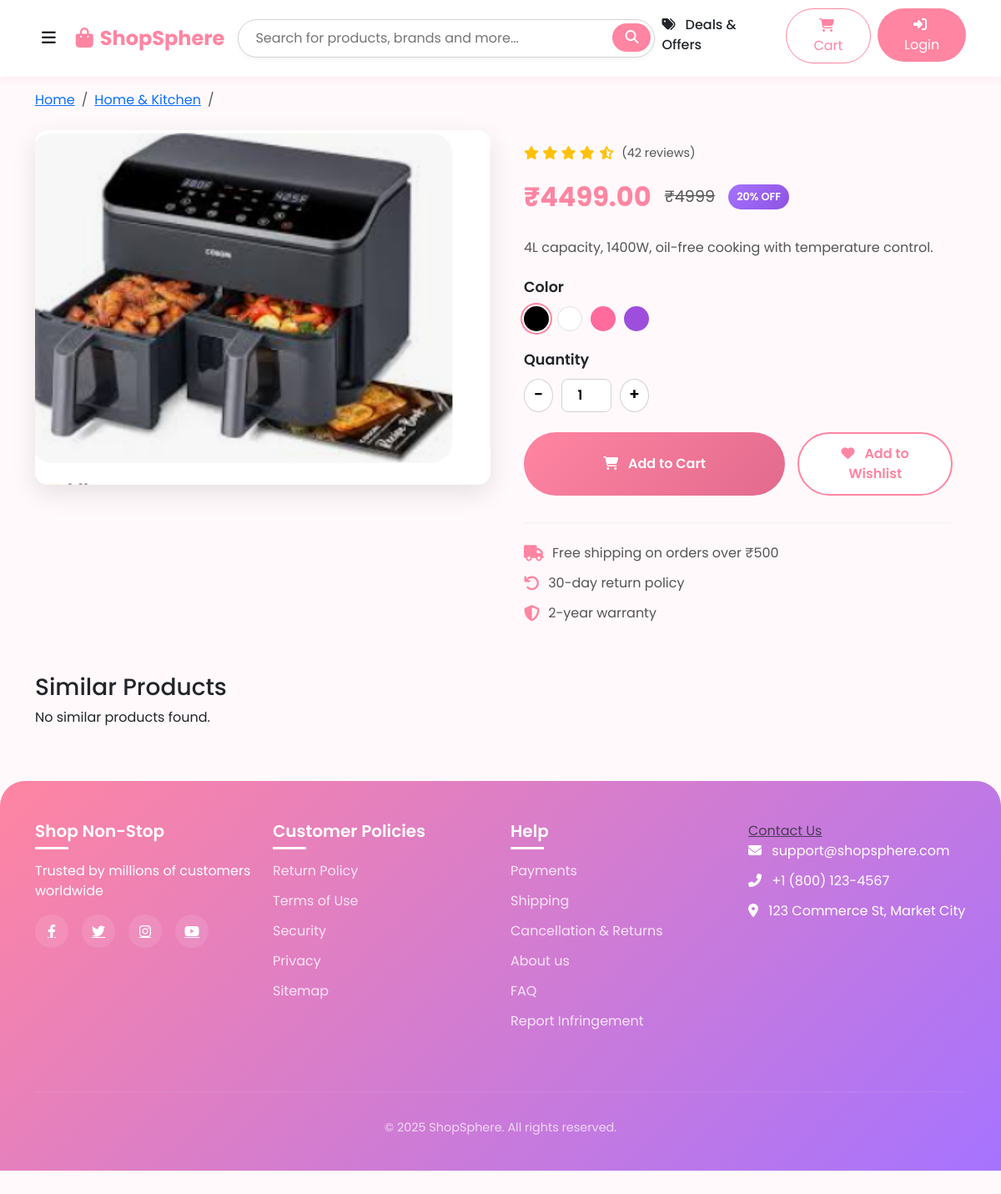
The page /product/9/ on the database its author committed.
### store/models.py (models this page shows, shortened)
class Product(models.Model):
    category = models.ForeignKey(Category, on_delete=models.CASCADE)
    title = models.CharField(max_length=100)
    description = models.TextField()
    price = models.DecimalField(max_digits=10, decimal_places=2)
    image = models.ImageField(upload_to='product_images/', null=True, blank=True)

class Category(models.Model):
    name = models.CharField(max_length=100)
    def __str__(self):
        return self.name

### store/views.py (the view, shortened to what this page needs)
# urls.py: path('product/<int:product_id>/', views.product_detail, name='product_detail'),
def product_detail(request, product_id):
    product = get_object_or_404(Product, id=product_id)
    reviews = product.reviews.all()
    avg_rating = reviews.aggregate(Avg('rating'))['rating__avg'] or 0
    review_count = reviews.count()
    if request.user.is_authenticated:
        UserActivity.objects.get_or_create(
            user=request.user,
            product=product,
            defaults={'activity_type': 'view'}
        )
        recommended_products = get_recommended_products(request.user, product)
    else:
        recommended_products = []
    return render(request, 'store/product_detail.html', {
        'product': product,
        'reviews': reviews,
        'avg_rating': round(avg_rating, 1),
        'review_count': review_count,
        'recommended_products': recommended_products
    })

### store/templates/store/product_detail.html (shortened to what this page needs)
{% extends 'store/base.html' %}
{% block content %}
<div class="container mt-5">
    <nav aria-label="breadcrumb" class="mb-4">
        <ol class="breadcrumb">
            <li class="breadcrumb-item"><a href="{% url 'home' %}">Home</a></li>
            <li class="breadcrumb-item"><a href="#">{{ product.category }}</a></li>
            <li class="breadcrumb-item active" aria-current="page">{{ product.name }}</li>
        </ol>
    </nav>
    <div class="row">
        <div class="col-md-6 mb-4">
            <div class="product-image-container">
                <div class="main-image-wrapper">
                    {% if product.image %}
                    <img src="{{ product.image.url }}" class="img-fluid rounded main-product-image"
                        alt="{{ product.name }}">
                    {% else %}
                    <img src="https://placeholder.pics/svg/600x600/DEDEDE-DEDEDE/777777/Product%20Image"
                        class="img-fluid rounded main-product-image" alt="{{ product.name }}">
                    {% endif %}
                </div>
            </div>
        </div>
        <div class="col-md-6">
            <div class="product-details">
                <div class="product-rating mb-3">
                    <div class="stars">
                        <i class="fas fa-star"></i>
                        <i class="fas fa-star"></i>
                        <i class="fas fa-star"></i>
                        <i class="fas fa-star"></i>
                        <i class="fas fa-star-half-alt"></i>
                    </div>
                    <span class="rating-count">(42 reviews)</span>
                </div>
                <div class="product-price mb-4">
                    <span class="current-price">₹{{ product.price }}</span>
                    <span class="original-price">₹{{ product.price|add:500 }}</span>
                    <span class="discount-badge">20% OFF</span>
                </div>
                <div class="product-description mb-4">
                    <p>{{ product.description }}</p>
                </div>
                <div class="product-colors mb-4">
                    <h5>Color</h5>
                    <div class="color-options">
                        <div class="color-option active" style="background-color: #000000;" data-color="Black"></div>
                        <div class="color-option" style="background-color: #FFFFFF; border: 1px solid #e0e0e0;"
                            data-color="White"></div>
                        <div class="color-option" style="background-color: #FF6B9D;" data-color="Pink"></div>
                        <div class="color-option" style="background-color: #9D4EDD;" data-color="Purple"></div>
                    </div>
                </div>
                <form method="POST" action="{% url 'add_to_cart' product.id %}" class="mb-4">
                    <div class="quantity-selector mb-3">
                        <h5>Quantity</h5>
                        <div class="quantity-control">
                            <button type="button" class="btn-quantity" id="decrease">-</button>
                            <input type="number" id="quantity" name="quantity" value="1" min="1" class="quantity-input"
                                required>
                            <button type="button" class="btn-quantity" id="increase">+</button>
                        </div>
                    </div>
                    <div class="product-actions">
                        <button type="submit" class="btn btn-add-to-cart">
                            <i class="fas fa-shopping-cart me-2"></i> Add to Cart
                        </button>
                        <a href="{% url 'add_to_wishlist' product.id %}" class="btn btn-wishlist-detail">
                            <i class="fas fa-heart me-2"></i> Add to Wishlist
                        </a>
                    </div>
                </form>
                <div class="product-features">
                    <div class="feature">
                        <i class="fas fa-truck"></i>
                        <span>Free shipping on orders over ₹500</span>
                    </div>
                    <div class="feature">
                        <i class="fas fa-undo"></i>
                        <span>30-day return policy</span>
                    </div>
                    <div class="feature">
                        <i class="fas fa-shield-alt"></i>
                        <span>2-year warranty</span>
                    </div>
                </div>
            </div>
        </div>
    </div>
    <div class="mt-5">
        <h3 class="section-title">Similar Products</h3>
        <div class="row">
            {% for related in related_products %}
            <div class="col-md-3 mb-4">
                <div class="card h-100 shadow-sm">
                    <a href="{% url 'product_detail' related.id %}">
                        {% if related.image %}
                        <img src="{{ related.image.url }}" class="card-img-top" alt="{{ related.name }}">
                        {% else %}
                        <img src="https://placeholder.pics/svg/300x300/DEDEDE-DEDEDE/777777/Product" class="card-img-top"
                            alt="{{ related.name }}">
                        {% endif %}
                    </a>
                    <div class="card-body">
                        <h5 class="card-title">{{ related.name }}</h5>
                        <p class="card-text">₹{{ related.price }}</p>
                        <a href="{% url 'product_detail' related.id %}" class="btn btn-sm btn-primary">View</a>
                    </div>
                </div>
            </div>
            {% empty %}
            <p>No similar products found.</p>
            {% endfor %}
        </div>
    </div>
</div>
{% endblock %}

### store/templates/store/base.html (style rules this page uses)
:root { --primary-color: #ff85a2; --primary-dark: #e26a8d; --accent-color: #a673ff; --accent-dark: #8e52e2; --light-gray: #f2f2f2; --medium-gray: #d3d3d3; --dark-gray: #555555; --text-color: #212529; --secondary-color: #fff9fb; --sidebar-width: 320px; --sidebar-overlay: rgba(0, 0, 0, 0.5); }
body { font-family: 'Poppins', sans-serif; background-color: var(--secondary-color); color: var(--text-color); padding-top: 60px; }

### store/templates/store/product_detail.html (style rules this page uses)
.product-image-container { position: relative; }
.main-image-wrapper { border-radius: 15px; overflow: hidden; box-shadow: 0 10px 30px rgba(0, 0, 0, 0.1); transition: all 0.3s ease; }
.main-product-image { width: 100%; height: auto; transition: transform 0.5s ease; }
.product-details { padding: 0 1rem; }
.product-rating { display: flex; align-items: center; }
.stars { color: #ffc107; margin-right: 0.5rem; }
.rating-count { color: var(--dark-gray); font-size: 0.9rem; }
.product-price { display: flex; align-items: center; }
.current-price { font-size: 2rem; font-weight: 700; color: var(--primary-color); margin-right: 1rem; }
.original-price { font-size: 1.2rem; color: var(--dark-gray); text-decoration: line-through; margin-right: 1rem; }
.discount-badge { background: linear-gradient(135deg, var(--accent-color) 0%, var(--accent-dark) 100%); color: white; padding: 5px 10px; border-radius: 50px; font-size: 0.8rem; font-weight: 600; }
.product-description { color: var(--dark-gray); line-height: 1.6; }
.product-colors h5, .product-sizes h5, .quantity-selector h5 { font-size: 1.1rem; font-weight: 600; margin-bottom: 0.75rem; }
.color-options { display: flex; gap: 10px; }
.color-option { width: 30px; height: 30px; border-radius: 50%; cursor: pointer; transition: all 0.3s ease; position: relative; }
.color-option.active { box-shadow: 0 0 0 2px white, 0 0 0 4px var(--primary-color); }
.quantity-control { display: flex; align-items: center; max-width: 150px; }
.btn-quantity { width: 40px; height: 40px; border-radius: 50%; border: 1px solid var(--medium-gray); background-color: white; display: flex; align-items: center; justify-content: center; cursor: pointer; transition: all 0.3s ease; font-size: 1.2rem; font-weight: 600; }
.quantity-input { width: 60px; height: 40px; border: 1px solid var(--medium-gray); border-radius: 8px; text-align: center; margin: 0 10px; font-weight: 600; transition: all 0.3s ease; }
.product-actions { display: flex; gap: 15px; margin-top: 1.5rem; }
.btn-add-to-cart { flex: 2; background: linear-gradient(135deg, var(--primary-color) 0%, var(--primary-dark) 100%); color: white; border: none; border-radius: 50px; padding: 12px 25px; font-weight: 600; transition: all 0.3s cubic-bezier(0.175, 0.885, 0.32, 1.275); position: relative; overflow: hidden; }
.btn-add-to-cart::before { content: ''; position: absolute; top: 0; left: -100%; width: 100%; height: 100%; background: linear-gradient(90deg, transparent, rgba(255, 255, 255, 0.3), transparent); transition: all 0.6s; }
.btn-wishlist-detail { flex: 1; background-color: white; color: var(--primary-color); border: 2px solid var(--primary-color); border-radius: 50px; padding: 12px 25px; font-weight: 600; transition: all 0.3s ease; }
.product-features { margin-top: 2rem; padding-top: 1.5rem; border-top: 1px solid var(--light-gray); }
.feature { display: flex; align-items: center; margin-bottom: 0.75rem; color: var(--dark-gray); }
.feature i { margin-right: 10px; color: var(--primary-color); font-size: 1.2rem; }

### rows shown on the page
Product: category "Home & Kitchen", image (picture), price "4499.00", price|add "4999", description "4L capacity, 1400W, oil-free cooking with temperature control."
